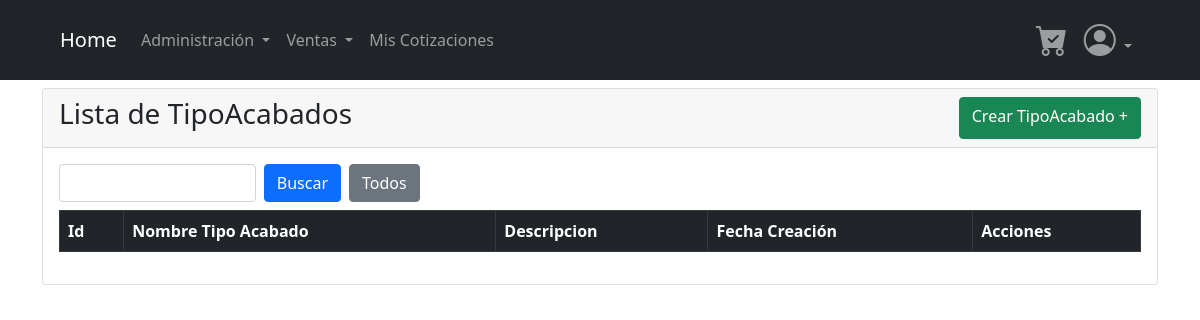
/views/TiposAcabado/ListTipoAcabado.php?action=list, run on an earlier commit of the app's database.
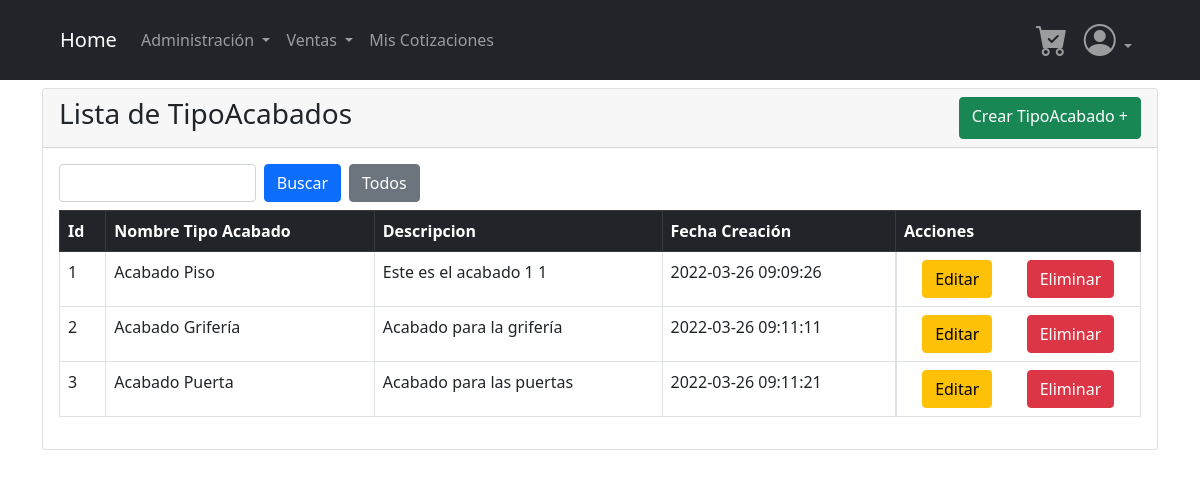
And on a later commit of the database.
### tables this page shows
CREATE TABLE `neg_tipo_acabado` (
  `id` int(11) NOT NULL AUTO_INCREMENT,
  `nombre` varchar(100) DEFAULT NULL,
  `descripcion` varchar(200) DEFAULT NULL,
  `estado` varchar(2) DEFAULT NULL,
  `fecha_creacion` datetime DEFAULT NULL,
  `fecha_modificacion` datetime DEFAULT NULL,
  PRIMARY KEY (`id`),
  CONSTRAINT `CONSTRAINT_1` CHECK (`estado` = 'A' or `estado` = 'I')
);

### Core/url.php (called while the page is built)
<?php
    if(isset($_SERVER['HTTPS']) && $_SERVER['HTTPS'] === 'on')
         $urlServer = "https://";
    else
         $urlServer = "http://";
    $urlServer.= $_SERVER['HTTP_HOST'].'/casa_soniada';
?>

### Database/dbConnection.php (called while the page is built, shortened)
<?php
    class DBConnection{
        private $connection;
        public function __construct(){
            $this->host = "localhost";
            $this->bd = "neg_casa_soniada";
            $this->user = "root";
            $this->password = "Aa987123654";
            $dsn = "mysql:host={$this->host};dbname={$this->bd};charset=UTF8";
            $this->connection = new PDO($dsn,$this->user,$this->password);
        }
        public function consultaRetorno($query){
            $db_exec = $this->connection->prepare($query);
            $result = $db_exec->execute();
            $result = $db_exec->fetchAll();
            return $result;
        }
    }
?>

### Controllers/TipoAcabadoController.php (called while the page is built, shortened)
<?php
    require_once($_SERVER['DOCUMENT_ROOT'] .'/casa_soniada/Models/TipoAcabado.php');
    class TipoAcabadoController{
        function __construct()
        {
            $this->modelObject = new TipoAcabado();
        }
        function index(){
            $result = $this->modelObject->list();
            return $result;
        }
    }
?>

### Models/TipoAcabado.php (called while the page is built, shortened)
<?php
require_once($_SERVER['DOCUMENT_ROOT'] .'/casa_soniada/Database/dbConnection.php');
    class TipoAcabado{
        private $table_name;
        public function get($attr){
            return $this->$attr;
        }
        public function __construct(){
            $this->table_name = "neg_tipo_acabado";
        }
        public function list(){
            $query = "select * from {$this->table_name};";
            $result = $this->get("bd_connection")->consultaRetorno($query);
            return $result;
        }
}

### views/TiposAcabado/ListTipoAcabado.php (the view, shortened to what this page needs)
<?php
require_once("../../Controllers/TipoAcabadoController.php");
$object = new TipoAcabadoController();
try {
    if (isset($_GET['action']) && $_GET['action'] == "list") {
        $lstObjects = ($object->index());
    }
} catch (Exception $e) {
    echo "Problema al cargar la pagina";
}
include("../Templates/header.php");
?>
<main>
    <div class="container">
        <div class="card mt-2">
            <div class="card-header d-flex justify-content-between">
                <h3>Lista de TipoAcabados</h3>
                <a href="./ShowTipoAcabado.php?action=show" class="btn btn-success">Crear TipoAcabado +</a>
            </div>
            <div class="card-body">
                <form action="?action=search" method="post">
                    <div class="form-group col-sm-4 mb-2 d-flex">
                        <input type="text" class="form-control " id="param" name="param">
                        <input type="submit" class="ms-2 btn btn-primary" value="Buscar">
                        <a href="?action=list" class="ms-2 btn btn-secondary">Todos</a>
                    </div>
                </form>
                <table class="table table-bordered">
                    <thead>
                        <tr class="table-dark">
                            <th>Id</th>
                            <th>Nombre Tipo Acabado</th>
                            <th>Descripcion</th>
                            <th>Fecha Creación</th>
                            <th>Acciones</th>
                        </tr>
                    </thead>
                    <tbody>
                        <?php
                        foreach ($lstObjects as $varObject) {
                            echo "<tr>";
                            echo "<td>" . $varObject['id'] . "</td>";
                            echo "<td>" . $varObject['nombre'] . "</td>";
                            echo "<td>" . $varObject['descripcion'] . "</td>";
                            echo "<td>" . $varObject['fecha_creacion'] . "</td>";
                            echo '<td class="d-flex justify-content-around">';
                            echo '<a class="btn btn-warning" href="ShowTipoAcabado.php?id=' . $varObject['id'] . '&action=edit">Editar</a>';
                            echo '<a class="btn btn-danger" href="ListTipoAcabado.php?id=' . $varObject['id'] . '&action=delete">Eliminar</a>';
                            echo "</td>";
                            echo "</tr>";
                        }
                        ?>
                    </tbody>
                </table>
            </div>
        </div>
    </div>
</main>
<?php
include("../Templates/footer.php");
?>

### views/Templates/header.php (shortened to what this page needs)
<?php include_once($_SERVER['DOCUMENT_ROOT'] . '/casa_soniada/Core/url.php'); ?>
<!DOCTYPE html>
<html lang="es">
<head>
    <link rel="stylesheet" href="../../Assets/libs/bootstrap/css/bootstrap.min.css">
    <link rel="stylesheet" href="https://cdn.jsdelivr.net/npm/bootstrap-icons@1.8.1/font/bootstrap-icons.css">
</head>
<body>
    <header>
        <nav class="navbar navbar-expand-lg navbar-dark bg-dark px-5">
            <div class="container-fluid">
                <a class="navbar-brand" href="<?php echo $urlServer . '/index.php?action=list' ?>">Home</a>
                <div class="collapse navbar-collapse" id="navbarText">
                    <ul class="navbar-nav me-auto mb-2 mb-lg-0">
                        <li class="nav-item dropdown">
                            <a class="nav-link dropdown-toggle" href="#" id="navbarDropdown" role="button" data-bs-toggle="dropdown" aria-expanded="false">
                                Administración
                            </a>
                        </li>
                        <li class="nav-item dropdown">
                            <a class="nav-link dropdown-toggle" href="#" id="navbarDropdown" role="button" data-bs-toggle="dropdown" aria-expanded="false">
                                Ventas
                            </a>
                        </li>
                        <a class="nav-link" href="<?php echo $urlServer . '/views/Biblioteca/ListCompras.php?action=list' ?>">Mis Cotizaciones</a>
                    </ul>
                    <span class="nav-item navbar-nav">
                        <a class="nav-link" href="<?php echo $urlServer . '/views/Home/CarritoCompra.php' ?>"><span class="fs-2 bi-cart-check-fill"></span></a>
                        <li class="nav-item dropdown">
                            <a class="nav-link dropdown-toggle" href="#" id="navbarDropdown" role="button" data-bs-toggle="dropdown" aria-expanded="false">
                                <span class="fs-2 bi-person-circle"></span>
                            </a>
                        </li>
                    </span>
                </div>
            </div>
        </nav>
    </header>
</html>
<!DOCTYPE html>
<html lang="en">
<head>
</head>
<body>
</body>
</html>

### views/Templates/footer.php (shortened to what this page needs)
</body>
</html>

What changed in the data, as far as the page shows it:
added neg_tipo_acabado: id "1", nombre "Acabado Piso", descripcion "Este es el acabado 1 1", fecha_creacion "2022-03-26 09:09:26"
added neg_tipo_acabado: id "2", nombre "Acabado Grifería", descripcion "Acabado para la grifería", fecha_creacion "2022-03-26 09:11:11"
added neg_tipo_acabado: id "3", nombre "Acabado Puerta", descripcion "Acabado para las puertas", fecha_creacion "2022-03-26 09:11:21"
